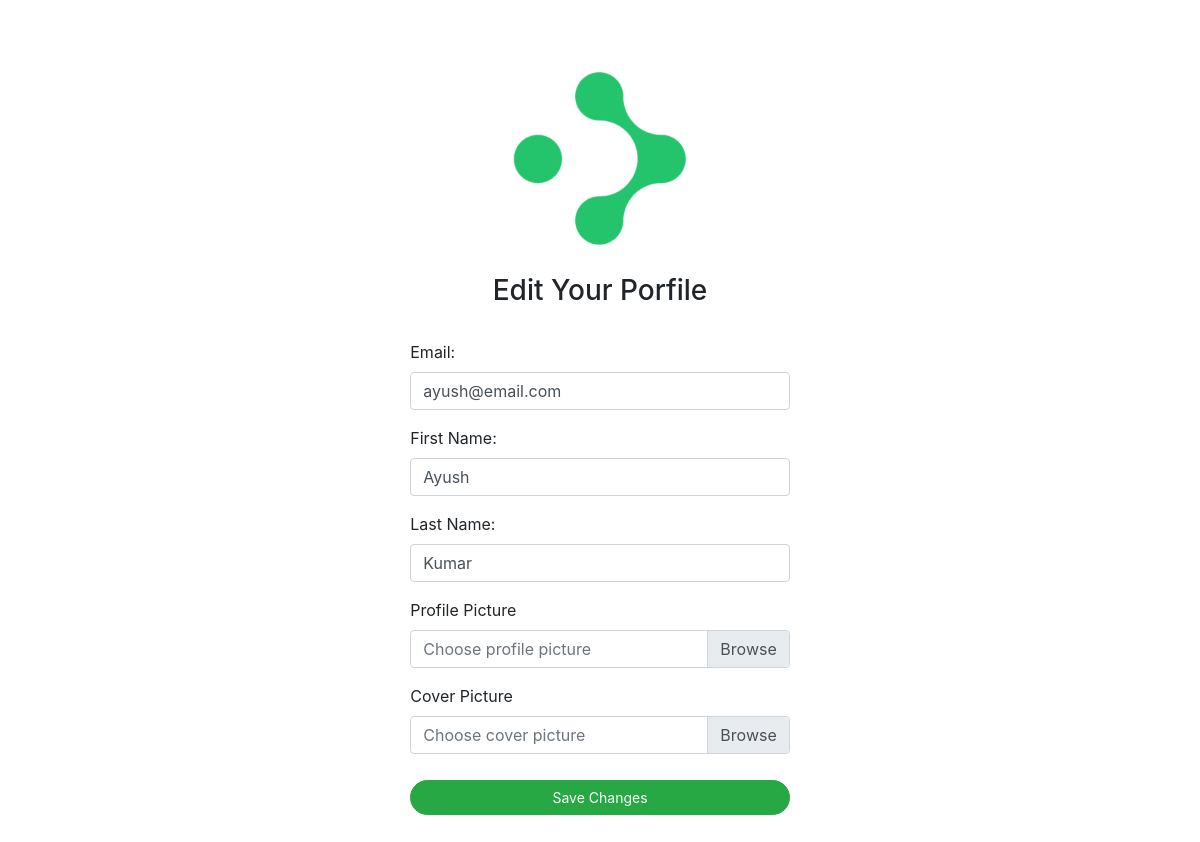
The app's page /n/edit/ (signed in) with its own data.
### network/models.py (models this page shows, shortened)
class User(AbstractUser):
    profile_pic = models.ImageField(upload_to='profile_pic/')
    bio = models.TextField(max_length=160, blank=True, null=True)
    cover = models.ImageField(upload_to='covers/', blank=True)

### network/views.py (the view)
# urls.py: path('n/edit/', views.edit_profile, name='edit_profile'),
@login_required
def edit_profile(request):
    if request.method == "POST":
        request.user.email = request.POST["email"]
        request.user.first_name = request.POST["firstname"]
        request.user.last_name = request.POST["lastname"]
        if request.FILES.get("profile"):
            request.user.profile_pic = request.FILES.get("profile")
        if request.FILES.get("cover"):
            request.user.cover = request.FILES.get("cover")
        request.user.save()
        return HttpResponseRedirect(reverse("index"))
    else:
        return render(request, "network/edit_profile.html", {"user": request.user})

### network/templates/network/edit_profile.html (shortened to what this page needs)
{% extends "network/layout2.html" %}
{% load static %}
{% block body %}
    <div class="user-box" style="margin-top: 6vh;">
        <div>
            <center>
                <img src="{% static 'network/Images/logo_icon.png' %}" height="200px" style="margin-bottom: 2vh;">
                <h3>Edit Your Porfile</h2><br>
            </center>
        </div>
    <form method="post" enctype="multipart/form-data" style="width: 100%;margin-bottom: 5vh;">
        <div class="form-group">
            <label for="email">Email:</label>
            <input class="form-controlmy form-control inp usrname" type="email" id="email" name="email"  style="margin-top: 0;" value="{{ user.email }}">
        </div>
        <div class="form-group">
            <label for="firstname">First Name:</label>
            <input class="form-controlmy form-control inp usrname" type="text" id="firstname" name="firstname" style="margin-top: 0;" value="{{ user.first_name }}">
        </div>
        <div class="form-group">
            <label for="lastname">Last Name:</label>
            <input class="form-controlmy form-control inp usrname" type="text" id="lastname" name="lastname" style="margin-top: 0;" value="{{ user.last_name }}">
        </div>
        <div class="form-group">
                <label for="lastname">Profile Picture</label>
                <div class="custom-file">
                    <label class="custom-file-label" for="profile"><span style="color: #6c757d;">Choose profile picture<span></label>
                    </div>
                </div>
                <div class="form-group">
                    <label for="lastname">Cover Picture</label>
                    <div class="custom-file">
                    <label class="custom-file-label" for="cover"><span style="color: #6c757d;">Choose cover picture<span></label>
                </div>
            </div>
            <center>
                <input class="btn btn-primary merasign" type="submit" value="Save Changes" style="margin-top: 10px; width: 95%; " >
            </center>
    </form>
{% endblock %}

### network/static/network/styles2.css (style rules this page uses)
.btn, .btn:focus, .btn:active { box-shadow: none !important; -webkit-box-shadow: none !important; }
.btn { color: white; background-color: #28a745 !important; border-color: #28a745 !important; border-radius: 999px; width: 95%; }
.user-box { background-color: #fff; width: 45%; border-radius: 5px; margin-top: 10vh; margin-left: auto; margin-right: auto; padding: 10px 50px 10px 50px; }
.user-box form>div { margin-left: 10px; margin-right: 10px; }
.custom-file-label { overflow: hidden; }
.form-controlmy { display: block; width: 100%; padding: .375rem .75rem; font-size: 1rem; font-weight: 400; line-height: 1.5; color: #495057; background-color: #fff; background-clip: padding-box; border: 1px solid #ced4da; border-radius: .25rem; transition: border-color .15s ease-in-out, box-shadow .15s ease-in-out; }
.merasign { font-size: 14px; }

### records on screen
User: email "ayush@email.com", firstname "Ayush", lastname "Kumar"
